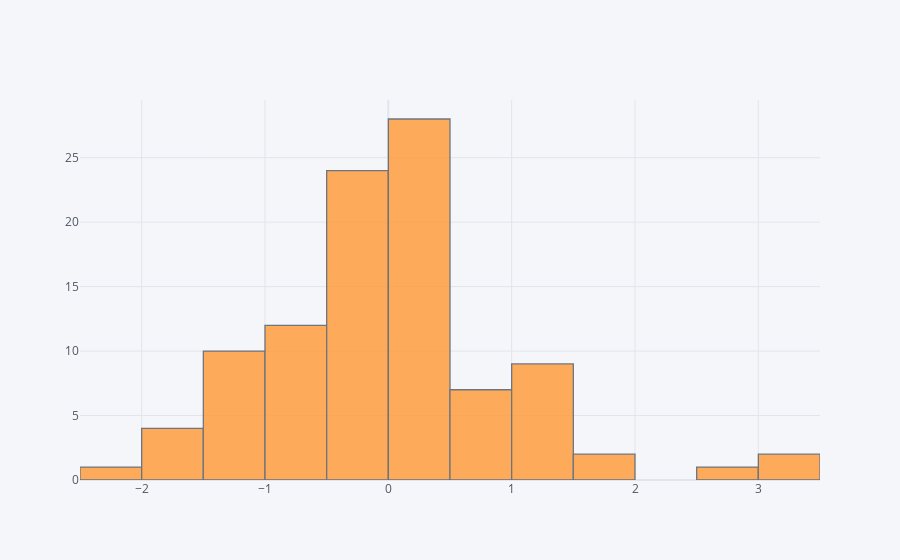

Here is the notebook cell this chart was saved with:
### Code cell
df['A'].iplot(kind='hist')

### Figure 1 — Plotly figure (JSON) as saved in the notebook; plotly's stock layout.template omitted (floating-point values rounded to 4 significant figures)
{"data": [{"histfunc": "count", "histnorm": "", "marker": {"color": "rgba(255, 153, 51, 1.0)", "line": {"color": "#4D5663", "width": 1.3}}, "name": "A", "opacity": 0.8, "orientation": "v", "type": "histogram", "x": [1.234, -0.04862, 0.251, -0.1192, -0.2608, -0.06472, 0.6259, 0.1222, 0.9325, 1.07, 0.5285, -0.2496, -0.2975, -0.6454, 0.1044, -0.3938, -0.414, -2.331, 0.3194, -1.417, -1.378, -0.8065, 3.305, 0.3249, 0.365, 0.02065, 1.213, 0.1361, -1.082, 0.2128, -0.5412, 1.012, -0.1851, -0.5157, -0.06452, 0.3472, -1.114, -0.9177, 3.071, 1.409, 0.2562, -1.716, 0.2272, -1.487, -0.4832, 2.803, -1.125, -0.6915, 0.7248, 1.228, -0.2232, -0.3132, -1.604, 1.846, -0.8154, -0.2257, 1.298, 0.1401, -0.2046, -0.2703, -0.2654, 0.2202, 0.1496, -0.9933, 1.427, 0.4315, 0.2219, 1.733, 0.08549, -0.9295, 0.5475, 0.1245, -0.2963, -1.025, 0.3422, 0.3689, 0.03493, -0.3136, 0.2438, 0.427, -0.2389, -1.788, -0.16, -0.3353, 0.9857, -0.8312, 0.3361, 0.759, 0.1782, -1.675, -1.204, -0.6654, 0.3276, 1.163, -0.1256, 0.1126, -0.135, -1.301, -1.402, -0.7131]}], "layout": {"barmode": "overlay", "legend": {"bgcolor": "#F5F6F9", "font": {"color": "#4D5663"}}, "paper_bgcolor": "#F5F6F9", "plot_bgcolor": "#F5F6F9", "title": {"font": {"color": "#4D5663"}}, "xaxis": {"gridcolor": "#E1E5ED", "showgrid": true, "tickfont": {"color": "#4D5663"}, "title": {"font": {"color": "#4D5663"}, "text": ""}, "zerolinecolor": "#E1E5ED"}, "yaxis": {"gridcolor": "#E1E5ED", "showgrid": true, "tickfont": {"color": "#4D5663"}, "title": {"font": {"color": "#4D5663"}, "text": ""}, "zerolinecolor": "#E1E5ED"}}}
